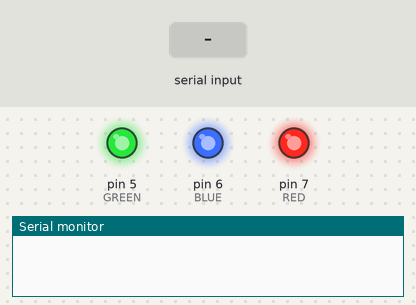
A sketch run on a simulated Arduino Uno, built with avr-gcc and run on an emulated ATmega328P. Shown: output pins drawn as LEDs (lit = HIGH), the last lines printed to the serial monitor. The inputs (shaded band) are chosen by the test bench.

Above: at 0.1 s.
At 7.0 s:
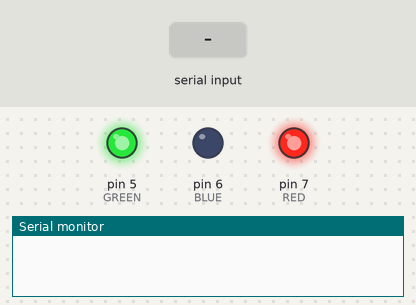
7.1 s: "1" received over Serial
At 15.0 s:
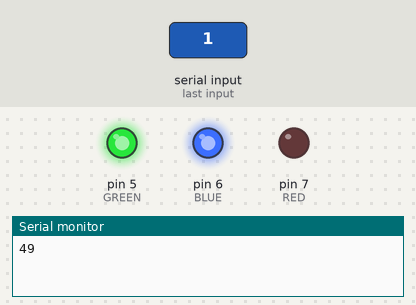
Timing chart, 0 to 19.5 s (numbered marks = the images above; inputs shaded):
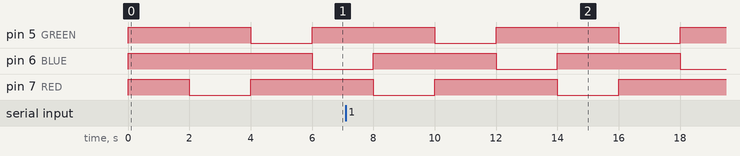

Measured:
- by itself, pin 5 (GREEN), pin 6 (BLUE), pin 7 (RED): alternates HIGH for 4.0 s and LOW for 2.0 s

The sketch:

TestWriter.ino
```cpp
const int RED = 7;
const int GREEN = 5;
const int BLUE = 6;

void setup(){
  Serial.begin(9600);

  pinMode(RED, OUTPUT);
  pinMode(GREEN, OUTPUT);
  pinMode(BLUE, OUTPUT);
  setColor(false, false, false);
}

void loop(){
  delay(2000);
  setColor(true, false, false); //Rojo
  delay(2000);
  setColor(false, true, false); //Verde
  delay(2000);
  setColor(false, false, true); //Azul

  if (Serial.available()){
    while (Serial.available()){
      Serial.print(Serial.read());
    }
  }
}

void setColor(boolean red, boolean green, boolean blue){
  digitalWrite(RED, !red);
  digitalWrite(GREEN, !green);
  digitalWrite(BLUE, !blue);
}
```
